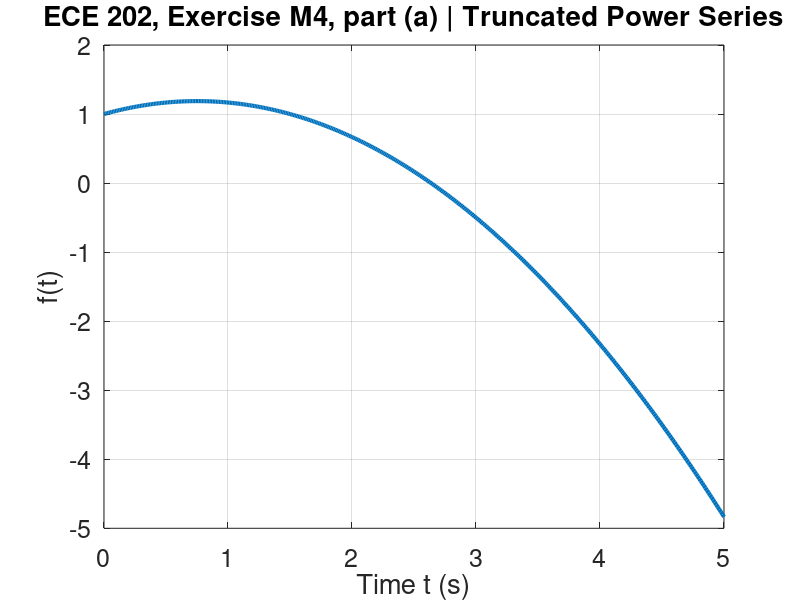

This chart was generated by the following MATLAB code:
%{
Aidan Chin M4 part A 9/27/23
ECE 202 MATLAB Exercise M4
The goal of this code is to graph a truncated power series
%}

% *** Prepare workspace *** 
clear % clear variables to remove chance of error
clf % clear figures to make the graph window clear

% *** Givens *** 
tmin = 0; %minimum time in seconds
tmax = 5; %maximum time in seconds
N = 400; % number of steps to be made between min and max
t = linspace(tmin,tmax,1+N); %create array of numbers between tmin and tmax

% *** Calculation *** 
f = 1 + t./2 - (t.^2)/3; %array filled by applying formula to each point in 
% array t this is the chosen truncated power series formula

% *** Graphing *** 
plot(t,f,'LineWidth',3); % initialize plot of array and applied formula values
title('ECE	202, Exercise M4, part (a) | Truncated Power Series','FontSize',21);
% change title and font size of title ^
xlabel('Time t (s)','FontSize',21) % change x axis label and font size
ylabel('f(t)','FontSize',21) % change y axis label and font size
set(gca, 'FontSize', 18); % change the axis values font size
grid on % enable the grid on the graph